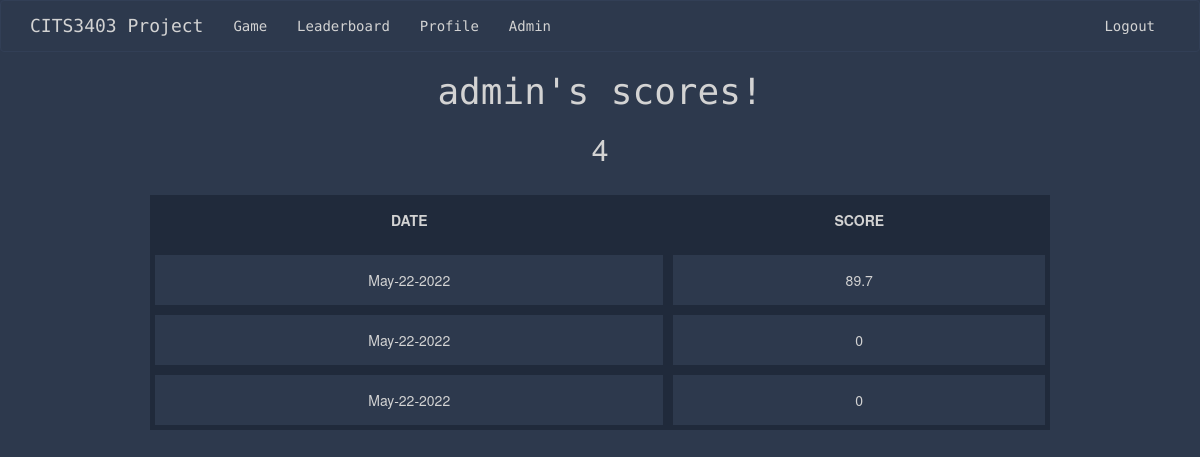
/user_stats (signed in), run on an earlier commit of the app's database.
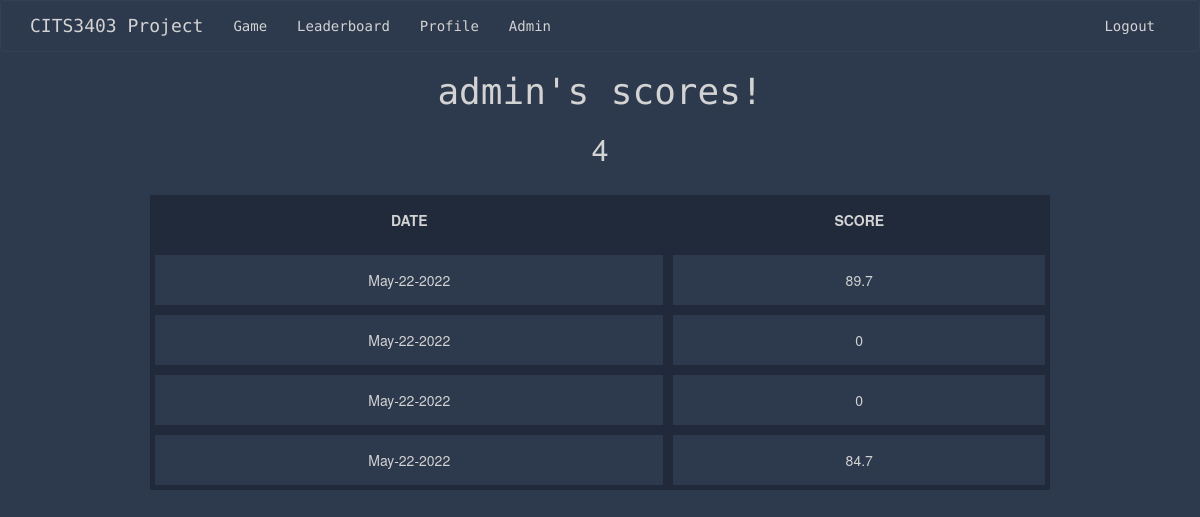
And on a later commit of the database.
### app/models.py (models this page shows)
class Score(UserMixin, db.Model):
    id = db.Column(db.Integer, primary_key=True)
    user_score = db.Column(db.Integer)
    user_id = db.Column(db.Integer, db.ForeignKey("user.id"))
    today = date.today()
    format_date = today.strftime("%b-%d-%Y") #strips minutes, formats the date eg May-16-2022
    date = db.Column(db.String, default=format_date)

### app/routes.py (the view)
@app.route('/user_stats')
def user_stats():
    if current_user.is_authenticated:
        user_id = current_user.id
        my_scores = Score.query.filter_by(user_id=user_id)
        return render_template('user.html', user=my_scores)
    return render_template('user.html', title='Profile')

### app/models.py (called while the page is built)
    @login.user_loader
    def load_user(id):
        return User.query.get(int(id))

### app/templates/user.html
{% extends "base.html" %}
{% block content %}
    <h1>{{ current_user.username }}'s scores! </h1>
    <h2>{{ current_user.id }} </h2>
   <table id="myTable" class="tablesorter">
    <thead>
        <tr>
            <th> DATE </th>
            <th> SCORE </th>
        </tr>
    </thead>
    <tbody>
        {% for user in user %}
            <tr>
                <td> {{ user.date }} </td>
                <td> {{ user.user_score }} </td>
            </tr>
        {% endfor %}
    </tbody>
</table>
</body>
{% endblock %}

What changed in the data, as far as the page shows it:
added Score: date "May-22-2022", user_score "84.7"
